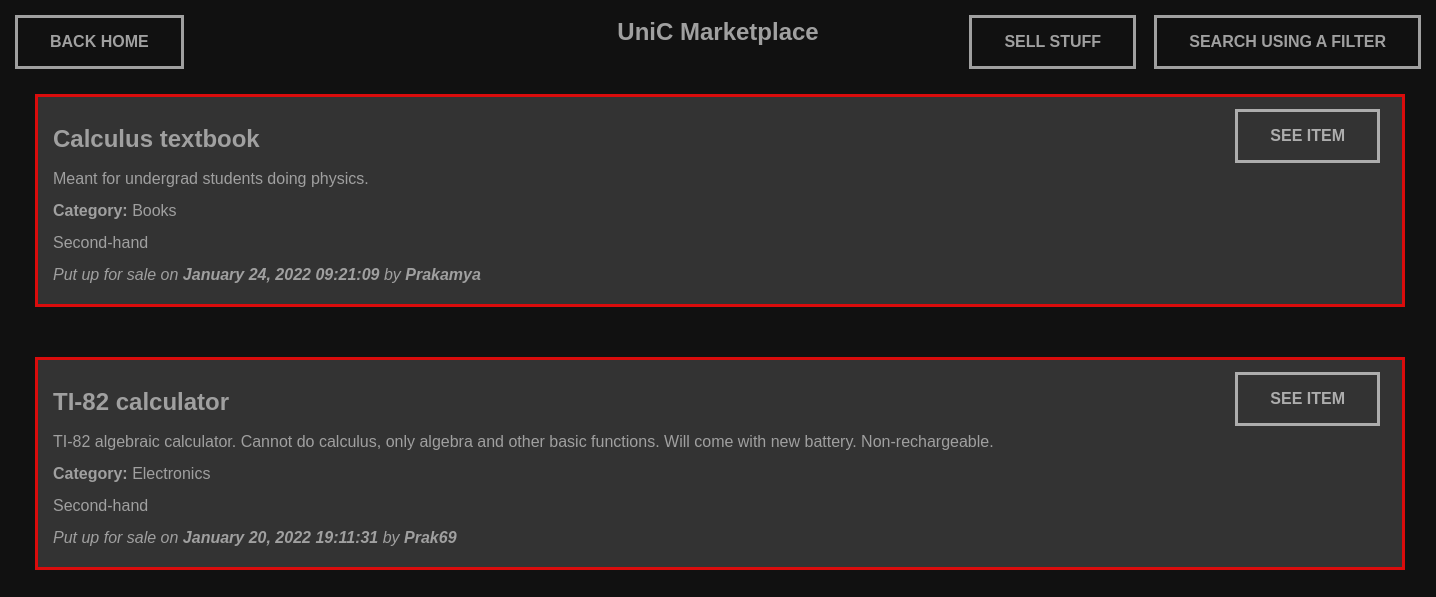
The page /uni_shop (signed in) on the database its author committed.
### tables this page shows
CREATE TABLE listings (listing_id INTEGER PRIMARY KEY AUTOINCREMENT NOT NULL, seller varchar(50) NOT NULL, item_name varchar(100) NOT NULL,description varchar(300) NOT NULL, category varchar(100) NOT NULL, usage varchar(3) NOT NULL, availability BOOL NOT NULL, timestamp varchar(30) NOT NULL);

CREATE TABLE users (user_id varchar(50) NOT NULL, username varchar(300) NOT NULL, email varchar(300) NOT NULL,picture varchar(120) NOT NULL, phone_num varchar(256), latitude DECIMAL(20, 17), longitude DECIMAL(20, 17), location TEXT);

### app.py (the view)
@app.route("/uni_shop")
@login_required
def uni_shop():
    query = "SELECT * FROM listings WHERE availability = 1 ORDER BY listing_id DESC;"
    listings_data = executeReadQuery(db, query)
    listings = []
    for l in listings_data:
        uploader = executeReadQuery(db, "SELECT username FROM users WHERE user_id = ?", (l[1],))[0]
        l += uploader
        listings.append(l)
    return render_template("shop.html", listings=listings)

### app.py (called while the page is built)
@app.after_request
def after_request(response):
    response.headers["Cache-Control"] = "no-cache, no-store, must-revalidate"
    response.headers["Expires"] = 0
    response.headers["Pragma"] = "no-cache"
    return response

### helpers.py (called while the page is built)
def executeReadQuery(connection, query, placeholders=()):
    cursor = connection.cursor()
    print(query, placeholders)
    cursor.execute(query, placeholders)
    return cursor.fetchall()

def login_required(f):
    @wraps(f)
    def decorated_function(*args, **kwargs):
        if session.get("user_id") is None:
            return redirect("/login")
        return f(*args, **kwargs)
    return decorated_function

### templates/shop.html (shortened to what this page needs)
{% extends "layout.html" %}
{% block body %}
    <h2 class="text">UniC Marketplace</h2>
    <div class="wrappersignin" style="left: 0px; padding-left: 15px; width: fit-content;">
        <div class="button" onclick="location.href='/'">
            <span class="button__text">Back home</span>
        </div>
    </div>
    <div class="wrappersignin"  style="right: 285px; padding-left: 15px; width: fit-content;">
        <div class="button" onclick="location.href='/uni_shop/sell';">
            <span class="button__text">Sell stuff</span>
        </div>
    </div>
    <div class="wrappersignin" style="width: fit-content;">
        <div class="button" onclick="location.href='/uni_shop/filter'">
            <span class="button__text">Search using a filter</span>
        </div>
    </div>
    {% if listings %}
        {% for listing in listings %}
            <div class="module-border-wrap">
                <div class="listing-card">
                    <h2 class="text" style="text-align: left;">{{ listing[2] }}</h2>
                    <p class="text" style="text-align: left;">{{ listing[3] }}</p>
                    <p class="text" style="text-align: left;"><b>Category:</b> {{ listing[4] }}</p>
                    {% if listing[5] == "new" %}
                        <p class="text" style="text-align: left;">First hand/new/barely-used</p>
                    {% else %}
                        <p class="text" style="text-align: left;">Second-hand</p>
                    {% endif %}
                    <p class="text" style="text-align: left;"><i>Put up for sale on <b>{{ listing[7] }}</b> by <b>{{ listing[8] }}</b></i></p>
                    <div class="mentorsign" style="right: -245px; top: -35px; position: absolute;">
                        <div class="button" onclick="location.href='/uni_shop/item/{{ listing[0] }}'">
                            <span class="button__text">See item</span>
                        </div>
                    </div>
                </div>
            </div>
        {% endfor %}
    {% else %}
        <h2 class="text">There are no available listings in this category</h2>
    {% endif %}
{% endblock %}

### templates/layout.html (shortened to what this page needs)
<!DOCTYPE html>
<html lange="en">
    <head>
        <link href="/static/styles.css" rel="stylesheet">
    </head>
    <body>
        {% block body %}
        {% endblock %}
        <br><br><br>
    </body>
</html>

### static/styles.css (style rules this page uses)
html { height: 95%; }
body { background-repeat: no-repeat; background-attachment: fixed; min-height: 89; background-image: url('static/img/marble.jpg'); font-family: 'Work Sans', sans-serif; background: #111; text-align: center; height: 95%; margin: 0; background-position: center; line-height: 1; }
.wrappersignin { width: 150px; display: flex; flex-direction: column; align-items: center; justify-content: center; position: absolute; top: 0px; right: 0px; padding-top: 15px; padding-right: 15px; }
.mentorsign { width: 150px; width: 50%; display: flex; flex-direction: column; align-items: center; justify-content: center; margin: 0 auto; padding-top: 50px; }
.button { user-select: none; display: inline-block; border: 0.2em solid; position: relative; cursor: pointer; overflow: hidden; opacity: 0.6; color: white; box-sizing: content-box; }
.button__text { display: block; padding: 1em 2em; text-transform: uppercase; font-weight: bold; }
.button__text:before { content: attr(title); }
.text { color: #a0a0a0; font-family: 'Work Sans', sans-serif; text-align: center; }
.module-border-wrap { margin-left: 35px; margin-top: 50px; margin-bottom: 50px; width: 95%; padding: 1rem; position: relative; background: rgb(218, 12, 12); padding: 3px; }
.listing-card { padding-left: 15px; padding-top: 10px; background: #333; padding-bottom: 5px; }

### rows shown on the page
listings: item_name "Calculus textbook", description "Meant for undergrad students doing physics.", category "Books", timestamp "January 24, 2022 09:21:09"
users: username "Prakamya"
listings: item_name "TI-82 calculator", description "TI-82 algebraic calculator. Cannot do calculus, only algebra and other basic functions. Will come with new battery. Non-rechargeable.", category "Electronics", timestamp "January 20, 2022 19:11:31"
users: username "Prak69"
